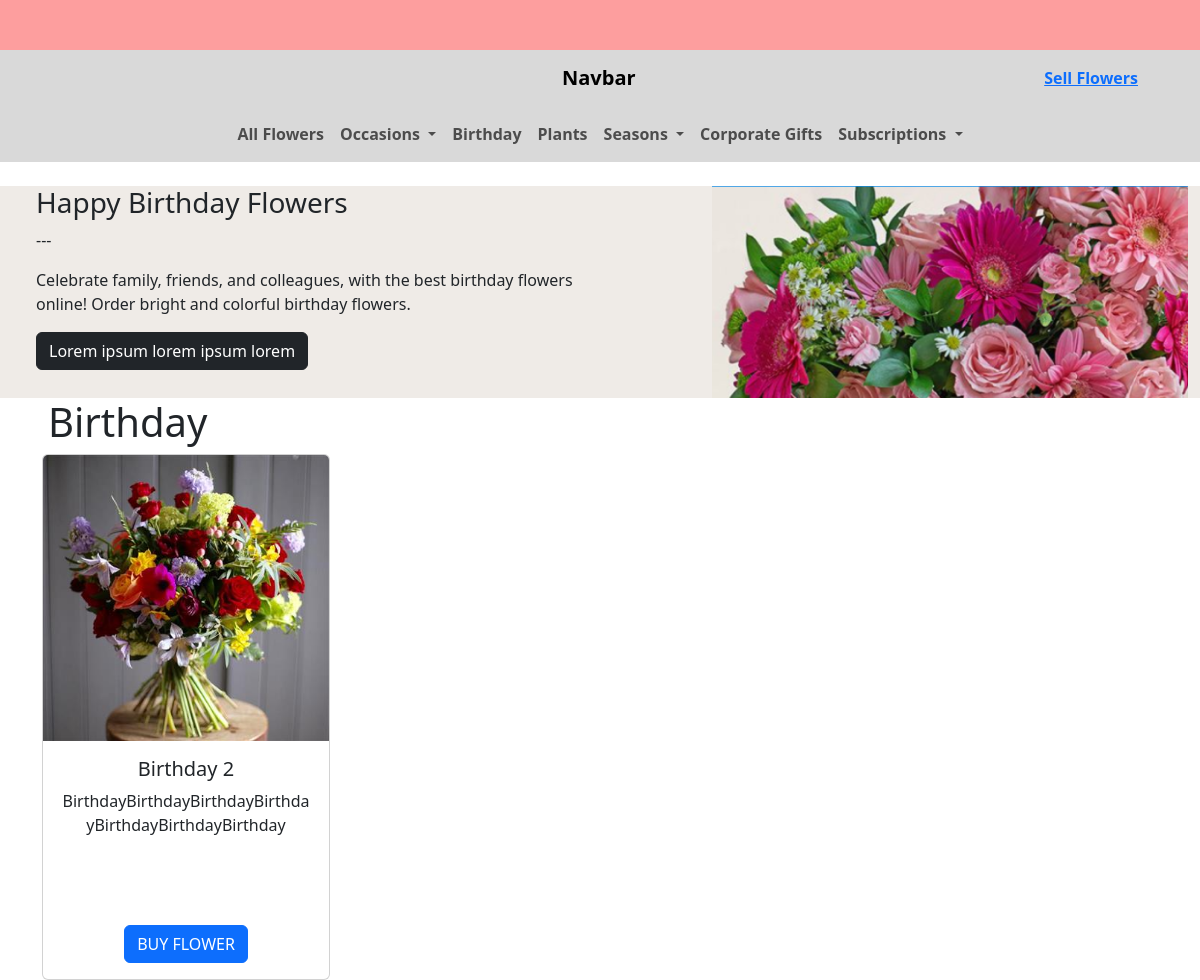
Page /articles/birthday/ on the committed database.
### articles/models.py (models this page shows, shortened)
class Article(models.Model):
    occasions = (
        ('birthday', u'birthday'),
        ('anniversary', u'anniversary'),
        ('sympathy', u'sympathy'),
        ('graduation', u'graduation'),
        ('getwell', u'getwell'),
    )
    types = (
        ('1', u'bouqet'),
        ('2', u'plant'),
        ('2', u'flower'),
    )
    title = models.CharField(max_length=50)
    slug = models.SlugField()
    body = models.TextField()
    date = models.DateTimeField(auto_now_add=True)
    thumb = models.ImageField(default='default.jpg', blank=True)
    author = models.ForeignKey(User, on_delete=models.CASCADE, default=None)
    occasion = models.CharField(max_length=32, choices=occasions, null=True, blank=True)
    type = models.CharField(max_length=32, choices=types, null=True, blank=True)
    price = models.IntegerField(default=0,
        validators=[
            MinValueValidator(0),  # Optional: Specify minimum allowed value
            MaxValueValidator(999),  # Optional: Specify maximum allowed value
        ]
    )
    def __str__(self):
        if self.occasion:
            return f"{self.title} - {self.occasion}"
        return self.title

### articles/views.py (the view)
# urls.py: path('birthday/', views.article_birthday, name="birthday"),
def article_birthday(request):
    articles = Article.objects.filter(occasion='birthday')
    print(articles)
    return render(request, 'articles/article_birthday.html', {'articles': articles})

### articles/templates/articles/article_birthday.html
{% extends 'base_layout.html' %}
{% block content %}
<section class="birthday-slider">
     <div class="container-fluid mt-4" >
         <div class="row justify-content-between" id="birthday-slider">
             <div class="col-6 text-start ms-4">
                 <h3>Happy Birthday Flowers</h3>
                 <p>---</p>
                 <p>Celebrate family, friends, and colleagues, with the best birthday flowers online!
                 Order bright and colorful birthday flowers.</p>
                 <a href="" class="btn btn-dark">Lorem ipsum lorem ipsum lorem</a>
             </div>
             <div class="col-5">
                 <img src="/media/summer/birthday-slider.png" alt="birthday-slider" class="img-fluid m-0">
             </div>
         </div>
     </div>
</section>
<section class="products" id="products">
  <h1 class="ms-5">Birthday</h1>
  <div class="container-lg">
      <div class="row justify-content-between align-items-center">
          {% for article in articles %}
             <div class="col-3" type="{{article.author.username}}" >
                 <div class="card" style="width: 18rem;">
                     <img src="{{article.thumb.url}}" class="card-img-top" alt="...">
                     <div class="card-body text-center">
                         <h5 class="card-title">{{article.title}}</h5>
                         <p class="card-text text-height">{{article.body}}</p>
                         <a href="{% url 'articles:detail' slug=article.slug %}" class="btn btn-primary">BUY FLOWER</a>
                     </div>
                 </div>
            </div>
          {% endfor %}
      </div>
  </div>
</section>
{% endblock %}

### assets/styles.css (style rules this page uses)
.text-height { min-height: 120px; }
#birthday-slider { background-color: #efebe7 !important; }

### rows in the picture
Article: thumb (picture), title "Birthday 2", body "BirthdayBirthdayBirthdayBirthdayBirthdayBirthdayBirthday"
